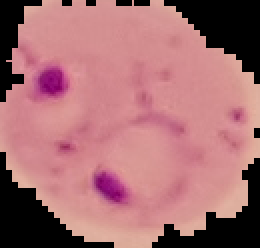
#> input picture dataset/Parasitized/C101P62ThinF_IMG_20150918_151335_cell_61.png, 130 x 124 px, found by its file name (shown 2 times larger); its folder holds 4 pictures in this run
$ python malaria_detection.py
#> lines starting #> are read from the running program, lines starting #| are printed output that depends on the picture; pictures that were not available may be replaced by others from this repository, and a replacement may not be noted
import cv2,os,glob,time,random
from matplotlib import pyplot as plt ; import matplotlib ; matplotlib.use('TkAgg')
import numpy as np

def dataset(path='resimler',label = ['Parasitized','Uninfected']):
    # We indicate the path of the images.
#> called with path = 'resimler/blood_cells/cell_images/test'
    infected_cell_names = os.listdir('{}/{}/'.format(path,label[0]))# This line returns infected cell images' names of our dataset.
    uninfected_cell_names = os.listdir('{}/{}/'.format(path,label[1]))# This line returns uninfected cell images' names of our dataset.
    infected_cell_images = [] # Creating an empty list to add infected cell images.
    uninfected_cell_images = [] # Creating an empty list to add uninfected cell images.
    for img in infected_cell_names: # Reading every infected cell images.
        image_bgr = cv2.imread('{}/{}/{}'.format(path,label[0],img), 1)
#> image_bgr is the input picture: shape (124, 130, 3); mean B, G, R 113.1, 109.3, 165.8
        image = cv2.cvtColor(image_bgr, cv2.COLOR_BGR2RGB)
        infected_cell_images.append(np.array(image)) # Adding readed images to infected_cell_images list.
    for img in uninfected_cell_names: # Reading every uninfected cell images.
        image_bgr = cv2.imread('{}/{}/{}'.format(path,label[1],img), 1)
        image = cv2.cvtColor(image_bgr, cv2.COLOR_BGR2RGB)
        uninfected_cell_images.append(np.array(image))# Adding readed images to uninfected_cell_images list.

    infected_cell_images = np.array(infected_cell_images,dtype='object')
    uninfected_cell_images = np.array(uninfected_cell_images,dtype='object')
    label_infected = np.ones(len(infected_cell_images)) # Labeling infected cell images as 1.
    label_uninfected = np.zeros(len(uninfected_cell_images)) # Labeling uninfected cell images as 0.
    # Creating labels and images values for machine learning;
    labels = np.append(label_infected,label_uninfected)
    images = np.append(infected_cell_images,uninfected_cell_images)
    return images,labels

def image_processing(img):
    # Firstly image's brightness will be increased for better visual. For that, rgb image will be converted to hsv image. And brightness will
    # be applied to v channel of hsv image.
    hsv_img = cv2.cvtColor(img, cv2.COLOR_RGB2HSV)
    h, s, v = hsv_img[:, :, 0], hsv_img[:, :, 1], hsv_img[:, :, 2] # Splitting channels.
    value = 30 # Brightness value.
    limit = 255 - value #Limit value. If we don't define limit value then pixel values of images might be bigger than 255.
    v[v > limit] = 255 # If pixel values of v channel are bigger than limit value, then these values will be equal to 255.
    v[v <= limit] += value # # If pixel values of v channel are not bigger than limit value, then these values will be increased by brihtness value.
    hsv_img_new = cv2.merge((h, s, v)) # After applying brightness operation to v channel, channels will be merged.

    img_brightness = cv2.cvtColor(hsv_img_new, cv2.COLOR_HSV2RGB) # Now we have brightness-increased image.

    # We convert RGB image to gray image for image processing.
    img_gray = cv2.cvtColor(img_brightness, cv2.COLOR_RGB2GRAY)
    row = img_gray.shape[0]
    col = img_gray.shape[1]
    # There are black areas in the dataset images. These black areas will be converted to white areas.
    img_white = np.zeros((row, col)) # Creating a zero matrix to fill later.
    img_white.fill(255) # Filling img_white matrix with 255 value. Now we have pure white image.
    for i in range(row):
        for j in range(col):
            if img_gray[i, j] != value: # Actually, instead of img_gray[i, j] != value, we should use img_gray[i, j] != 0 because black areas are equal to '0'.
                # But before that we increased brightness, so black areas pixel values also increased from 0 to value (30).
                img_white[i, j] = img_gray[i, j]
            else:
                continue
    # Now black areas are converted to white areas. The reason of this operation: These black areas may cause a problem for thresholding and contour detection operation.
    # When we detect malaria, it will also detect borders of the black areas. That is why black areas are converted to white areas.

    # Now there will be sharp transition between gray pixel values and white pixel values. To avoid this we use;
    img_white = cv2.convertScaleAbs(img_white, alpha=1.5, beta=25)

    # To see malaria more clear, CLAHE operation is used.
    clahe = cv2.createCLAHE(clipLimit=20, tileGridSize=(8, 8))#CLAHE metodunu uygulamak için clahe oluşturuyoruz.
    img_hist = clahe.apply(img_white)#Oluşturduğumuz clahe'yi img_white görüntüsüne uyguluyoruz.

    # To blur the noises of image, low pass filter is used. For that Fourier transform is used.
    img_fft = np.fft.fft2(img_hist, s=[row, col])
    img_fft_shift = np.fft.fftshift(img_fft)
    # Center of img_fft_shift values will be low frequency values. So if all areas are masked except center areas,
    # Only low frequencies will pass.
    c_row, c_col = int(row / 2), int(col / 2) # Center of image.
    center = [c_row, c_col]
    x, y = np.ogrid[:row, :col]# x and y coordinates are created.
    r = 55 # radius
    mask = np.zeros((row, col)) # For masking operation, 0 matrix is created.
    mask_range = (x - center[0]) ** 2 + (y - center[1]) ** 2 < r * r # We define a mask range. ((x-a)^2 + (y-b)^2 < r^2)
    mask[mask_range] = 1 # The area of the circle with center (c_row, c_col) and radius 55 will be 1, other places will be 0.

    masked_img = mask * img_fft_shift # Image is masked.
    # Inverse Fourier Transform;
    img_ifft_shift = np.fft.ifftshift(masked_img)
    img_ifft = np.fft.ifft2(img_ifft_shift, s=[row, col])
    img_blur = np.abs(img_ifft) # img_ifft values are complex values. So we get amplitudes of these values.
    # Now we have blurred image.

    # Thresholding operation.
    val_thresh, img_thresh = cv2.threshold(img_blur, 210, 255, cv2.THRESH_BINARY)
    # After thresholding operation there are still some 1-pixel noises in some images. To eliminate these noises, opening (erode+dilate) and
    # closing (dilate+erode) operations were applied to images.

    # Opening operation
    mask = cv2.erode(img_thresh, kernel=np.ones((3, 3)), iterations=1)
    mask2 = cv2.dilate(mask, kernel=np.ones((3, 3)), iterations=1)

    # Closing operation
    mask3 = cv2.dilate(mask2, kernel=np.ones((3, 3)), iterations=1)
    img_thresh_clean = cv2.erode(mask3, kernel=np.ones((3, 3)), iterations=1)

    # Now we have white background and black object (malaria) image. For contour detection, background of image must be
    # black and object (malaria) in the image must be white.

    img_black_background = np.zeros((row,col))
    for i in range(row):
        for j in range(col):
            if img_thresh_clean[i, j] == 0: # If pixel value of img_thresh_clean = 0 (black),
                img_black_background[i, j] = 255 # Make that value white.
            elif img_thresh_clean[i, j] == 255: # If pixel value of img_thresh_clean = 255 (white),
                img_black_background[i, j] = 0 # Make that value black.

    # Now we have black background image.
    img_black_background = cv2.dilate(img_black_background, kernel=np.ones((7, 7))) # After opening and closing operation,
    # area of malaria in some of images has decreased. For increase the area again, dilate operation is used.
    img_black_background = np.array(img_black_background, dtype=np.uint8)
    # Contour detection;
    contours, hierarchy = cv2.findContours(img_black_background, cv2.RETR_TREE, cv2.CHAIN_APPROX_SIMPLE)
    image = cv2.drawContours(img, contours, -1, (0, 255, 0), 1)
    return image,contours # Return malaria detected (contour detected) image, and contours of that image.

def machine_learning(x_train,y_train):
    tp = 0 # True positive
    tn = 0 # True negative
    total = 0 # Total images
    fp = 0 # False positive
    fn = 0 # False negative
    nc = 0 # No classified
    img_preprocess = [] # Empty series for adding the contour detected images coming from image_processing function.
    img_contours = [] # Empty series for adding contours of contour detected images coming from image_processing function.
    label = list(map(lambda x : 'a',range(0,len(x_train)))) # To label the images, label list consisting of 'a' values is created.

    for i in range(len(x_train)):
        img_proc,img_cont = image_processing(x_train[i]) # x_train list has images of dataset. We send every images to image_processing
        # function. And we take 2 values. One of them is contour detected image and other one is contours of that image.
        img_preprocess.append(img_proc) # We add contour detected images to img_preprocess empty list.
        img_contours.append(img_cont) # We add contours of contour detected images to img_preprocess empty list
#> this loop made 5 passes
#> pass 1, in image_processing, `h, s, v = hsv_img[:, :, 0], hsv_img[:, :, 1], hsv_img[:, :, 2]`:
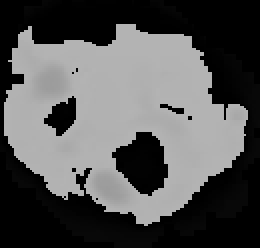
#> h: shape (124, 130) (shown 2 times larger); min 0, max 179, mean 84.5
#> pass 1, in image_processing, `h, s, v = hsv_img[:, :, 0], hsv_img[:, :, 1], hsv_img[:, :, 2]`:
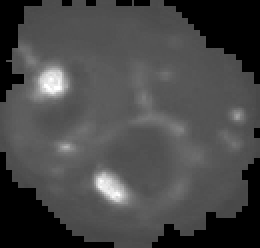
#> s: shape (124, 130) (shown 2 times larger); min 0, max 255, mean 71.5
#> pass 1, in image_processing, `h, s, v = hsv_img[:, :, 0], hsv_img[:, :, 1], hsv_img[:, :, 2]`:
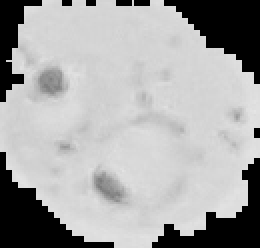
#> v: shape (124, 130) (shown 2 times larger); min 0, max 229, mean 165.8

    # x_train list has images of dataset and y_train list has labels (consisting of 1(infected) and 0(uninfected) values) of dataset.
    for i in range(len(x_train)):
        if (len(img_contours[i]) >= 1) & (y_train[i] == 1) : # If numbers of detected contour of image is greater than 1 and that image
            # is infected;
            tp += 1
            label[i] = 'Infected'

        elif (len(img_contours[i]) == 0) & (y_train[i] == 0) : # If numbers of detected contour of image is equal to 0 and that image
            # is uninfected;
            tn += 1
            label[i] = 'Uninfected'

        elif (len(img_contours[i]) >= 1) & (y_train[i] == 0) : # If numbers of detected contour of image is greater than 1 and that image
            # is uninfected
            fp += 1
            label[i] = 'False Positive'

        elif (len(img_contours[i]) == 0) & (y_train[i] == 1) : # If numbers of detected contour of image is equal to 0 and that image
            # is infected
            fn += 1
            label[i] = 'False Negative'
        else:
            nc += 1
        total += 1
    return tp,tn,total,fp,fn,nc,label,img_preprocess

start_time = time.time()
x_train,y_train = dataset('resimler/blood_cells/cell_images/test',['Parasitized','Uninfected'])
#> (the run stopped early here; a loop or call above may not have finished)
